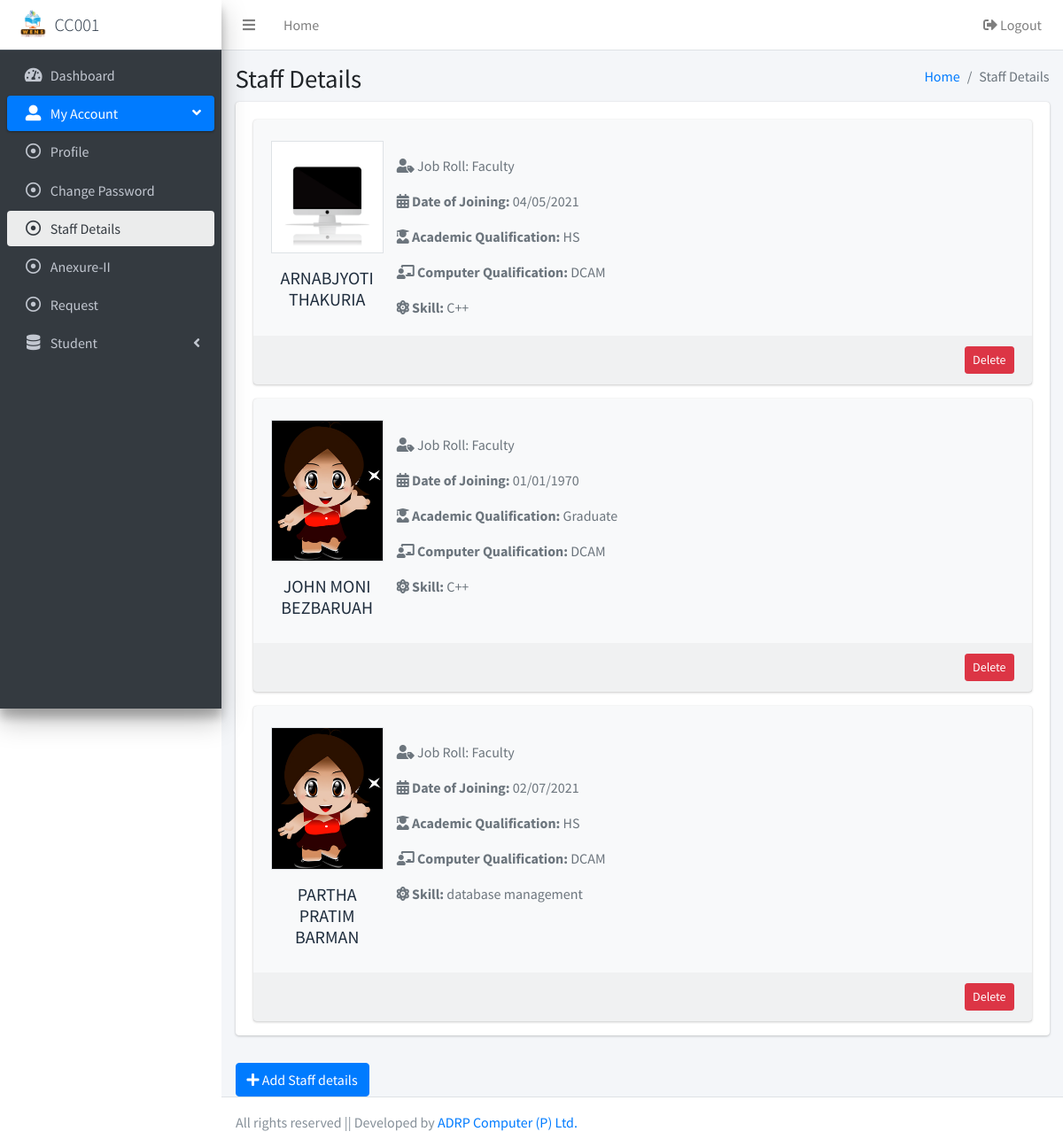
The page /files/staff-details.php (signed in) on the database its author committed.
### tables this page shows
CREATE TABLE `staff` (
  `staff_id` int(11) NOT NULL AUTO_INCREMENT,
  `full_name` varchar(100) NOT NULL,
  `aca_quali` varchar(50) NOT NULL,
  `cmp_quali` varchar(50) NOT NULL,
  `date_of_join` date NOT NULL,
  `job_roll` varchar(50) NOT NULL,
  `skill` varchar(50) NOT NULL,
  `staff_img` varchar(100) NOT NULL,
  `u_id` int(11) NOT NULL,
  PRIMARY KEY (`staff_id`,`u_id`),
  KEY `u_id` (`u_id`),
  CONSTRAINT `staff_ibfk_1` FOREIGN KEY (`u_id`) REFERENCES `admin` (`u_id`) ON DELETE CASCADE ON UPDATE CASCADE
);

### include/session.php (called while the page is built, shortened)
<?php
include('connection.php');
$user_email = $_SESSION["user_email"];
$qry1 = $mysqli->query("select * from admin where user_name='$user_email' limit 1");
if ($qry1) {
	$row = $qry1->fetch_assoc();
    $u_id = $row['u_id'];
    $role = $row['role'];
    $user_name = $row['user_name'];
}
?>

### files/staff-details.php (the view, shortened to what this page needs)
  <?php
  include('../include/header.php');
if ($role == "client") {
  ?>
  <aside class="main-sidebar sidebar-dark-primary elevation-4">
    <a href="dashboard.php" class="brand-link bg-white">
      <img src="../dist/img/adr.png" alt="Admin Logo" class="brand-image">
      <span class="brand-text text-uppercase font-weight-light"><?php echo $user_name; ?></span>
    </a>
    <div class="sidebar">
      <nav class="mt-2">
        <ul class="nav nav-pills nav-sidebar flex-column" data-widget="treeview" role="menu" data-accordion="true">
          <li class="nav-item">
            <a href="dashboard.php" class="nav-link">
              <i class="nav-icon fas fa-tachometer-alt"></i>
              <p>
                Dashboard
              </p>
            </a>
          </li>
          <li class="nav-item menu-open">
            <a href="#" class="nav-link active">
              <i class="nav-icon fas fa-user-alt"></i>
              <p>
                My Account
                <i class="fas fa-angle-left right"></i>
              </p>
            </a>
            <ul class="nav nav-treeview">
              <li class="nav-item">
                <a href="profile.php" class="nav-link">
                  <i class="far fa-dot-circle nav-icon"></i>
                  <p>Profile</p>
                </a>
              </li>
              <li class="nav-item">
                <a href="change-password.php" class="nav-link">
                  <i class="far fa-dot-circle nav-icon"></i>
                  <p>Change Password</p>
                </a>
              </li>
              <li class="nav-item">
                <a href="staff-details.php" class="nav-link active">
                  <i class="far fa-dot-circle nav-icon"></i>
                  <p>Staff Details</p>
                </a>
              </li>
              <li class="nav-item">
                <a href="anexureII.php" class="nav-link">
                  <i class="far fa-dot-circle nav-icon"></i>
                  <p>Anexure-II</p>
                </a>
              </li>
              <li class="nav-item">
                <a href="request.php" class="nav-link">
                  <i class="far fa-dot-circle nav-icon"></i>
                  <p>Request</p>
                </a>
              </li>
            </ul>
          </li>
          <li class="nav-item">
            <a href="#" class="nav-link">
              <i class="nav-icon fas fa-database"></i>
              <p>
                Student
                <i class="fas fa-angle-left right"></i>
              </p>
            </a>
          </li>
        </ul>
      </nav>
    </div>
  </aside>
  <div class="content-wrapper">
    <div class="content-header">
      <div class="container-fluid">
       <div class="row mb-2">
          <div class="col-sm-6">
            <h1 class="m-0">Staff Details</h1>
          </div>
          <div class="col-sm-6">
            <ol class="breadcrumb float-sm-right">
              <li class="breadcrumb-item"><a href="deshboard.php">Home</a></li>
              <li class="breadcrumb-item active">Staff Details</li>
            </ol>
          </div>
        </div>
        <div class="row">
          <div class="col-12">
      <div class="card card-solid">
        <div class="card-body pb-0">
          <div class="row">
            <?php
                      include('../include/connection.php');
                      $qry2=$mysqli->query("select * from staff where u_id=$u_id");
                      while($row=$qry2->fetch_array()){
                        $date_of_join = $row['date_of_join'];
                        $date_join = str_replace('-', '/', $date_of_join);
                        $date_join = date('d/m/Y', strtotime($date_join));
                            ?>
            <div class="col-12 col-sm-12 col-md-12 d-flex align-items-stretch flex-column">
              <div class="card bg-light d-flex flex-fill">
                <div class="card-header text-muted border-bottom-0">
                </div>
                <div class="card-body pt-0">
                  <div class="row">
                    <div class="col-5 col-sm-4 col-md-2 text-center">
                      <img src="../dist/img/staff_img/<?php echo $row['staff_img']; ?>" alt="user-avatar" class=" img-fluid border">
                      <br>
                      <h2 class="lead pt-3 text-uppercase"><b><?php echo $row['full_name']; ?></b></h2>
                    </div>
                    <div class="col-7 col-sm-8 col-md-10">
                      <ul class="m-0 fa-ul text-muted">
                        <li class="h7 pt-3"><i class="fas fa-user-tag"></i> Job Roll: <?php echo $row['job_roll']; ?></li>
                        <li class="h7 pt-3"><i class="fas fa-calendar-alt"></i><b> Date of Joining: </b> <?php echo $date_join; ?></li>
                        <li class="h7 pt-3"><i class="fas fa-user-graduate"></i><b> Academic Qualification: </b> <?php echo $row['aca_quali']; ?></li>
                        <li class="h7 pt-3"><i class="fas fa-chalkboard-teacher"></i><b> Computer Qualification: </b> <?php echo $row['cmp_quali']; ?></li>
                        <?php if ($row['job_roll'] == "Faculty") {
                        ?>
                        <li class="h7 pt-3"><i class="fas fa-atom"></i><b> Skill: </b> <?php echo $row['skill']; ?></li>
                        <?php }
                      else{
                      } ?>
                      </ul>
                    </div>
                  </div>
                </div>
                <div class="card-footer">
                  <div class="text-right">
                    <form action="" method="POST" onsubmit="return confirm('Are you sure you want to Delete <?php echo $row['full_name']; ?>?');">
                    <input type="submit" name="delete" class="btn btn-sm btn-danger" value="Delete">
                    </form>
                  </div>
                </div>
              </div>
            </div>
            <?php } ?>
          </div>
        </div>
      </div>
          </div>
        </div>
        </div>
    </div>
    <section class="content">
      <div class="container-fluid">
        <div class="row">
          <div class="col-12">
              <button type="button" class="btn btn-primary" data-toggle="modal" data-target="#exampleModal">
                <i class="fas fa-plus"></i> Add Staff details
              </button>
</div>
</div>
      </div>
    </section>
  </div>
  <?php
  }else{
      echo "<script type='text/javascript'>alert('You are not authorized to access.');
    window.location.href='dashboard.php';</script>";
    }
  include('../include/footer.php');
  ?>

### rows shown on the page
staff: staff_img (picture), full_name "ARNABJYOTI THAKURIA", job_roll "Faculty", date_of_join "04/05/2021", aca_quali "HS", cmp_quali "DCAM", skill "C++"
staff: staff_img (picture), full_name "JOHN MONI BEZBARUAH", job_roll "Faculty", date_of_join "01/01/1970", aca_quali "Graduate", cmp_quali "DCAM", skill "C++"
staff: staff_img (picture), full_name "PARTHA PRATIM BARMAN", job_roll "Faculty", date_of_join "02/07/2021", aca_quali "HS", cmp_quali "DCAM", skill "database management"

### other values the page prints
$user_name "CC001"
